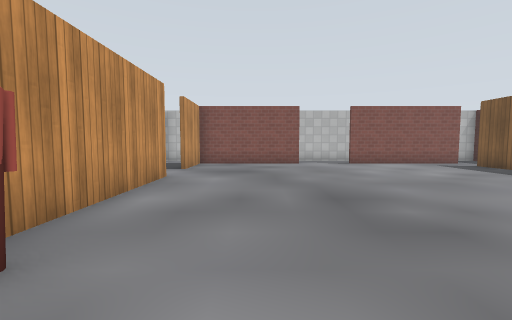
View 1 (above)

15 first-person views from a walk through a Gazebo world. The camera is 0.94 m above the floor, tilts 4° down and sees 90° across. The floor is counted in squares, 1 m on a side. Each view is taken from the middle of a square. On the plan, view 1 faces up. The plan holds only what a view shows up to about 10 squares ahead; the rest is blank. The place goes on beyond the plan. Gazebo's built-in surfaces are drawn with simple patterns. Some stock models are drawn as simple stand-ins.

View 2
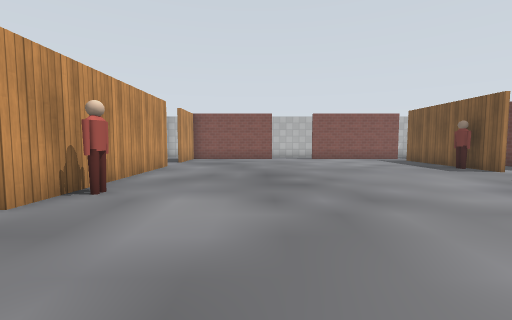

View 3
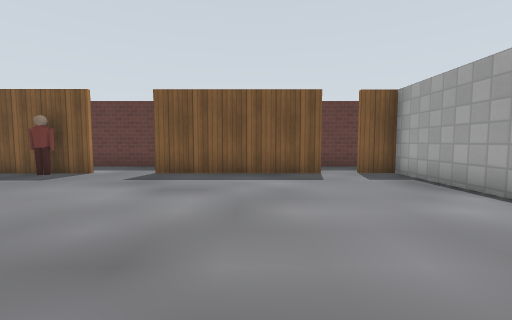

View 4
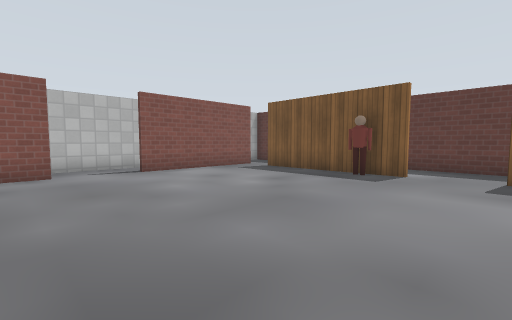

View 5
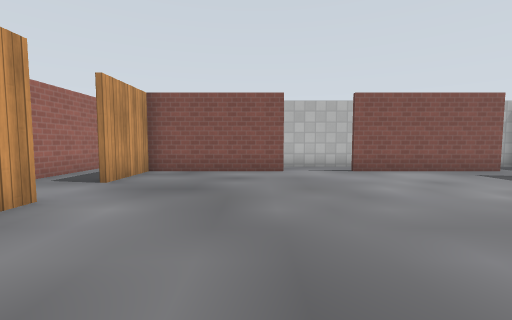

View 6
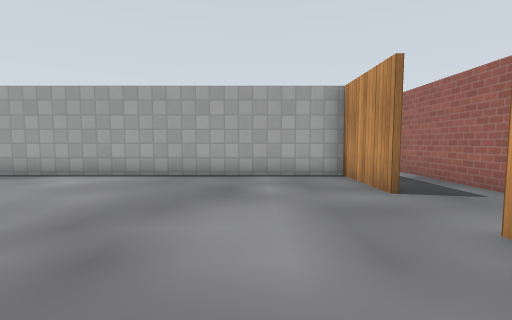

View 7
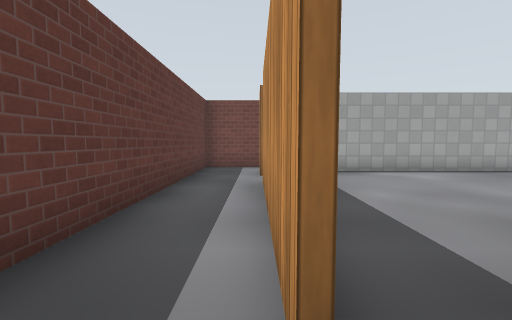

View 8
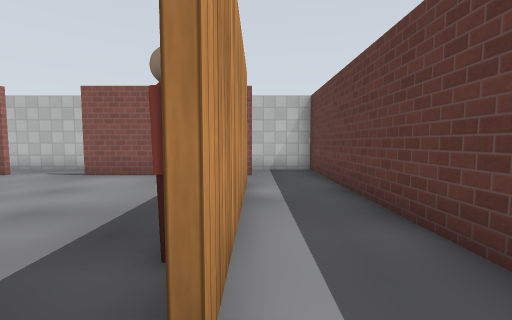

View 9
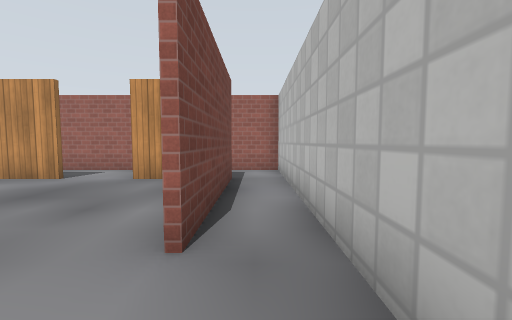

View 10
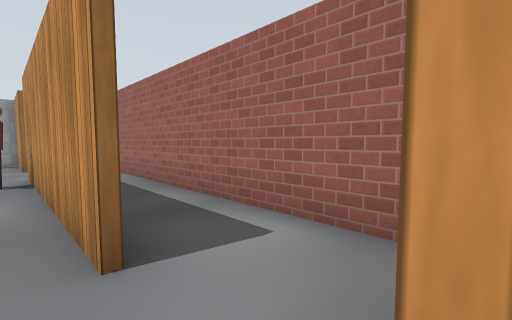

View 11
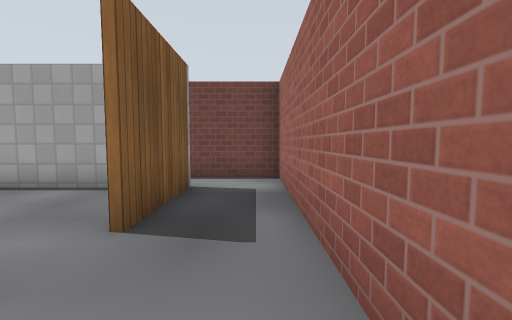

View 12
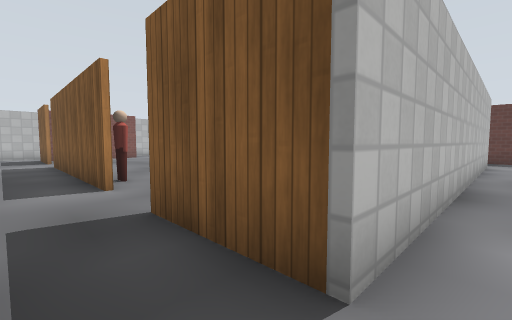

View 13
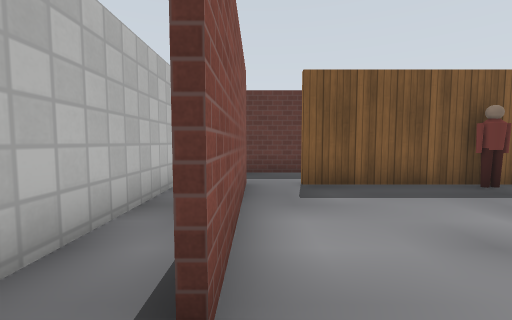

View 14
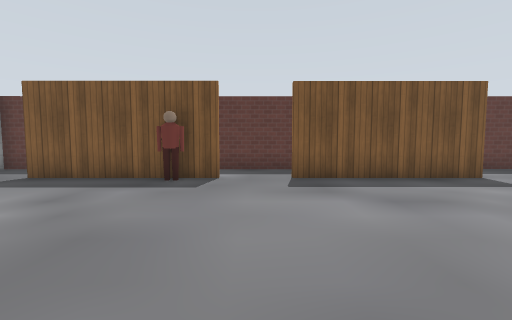

View 15
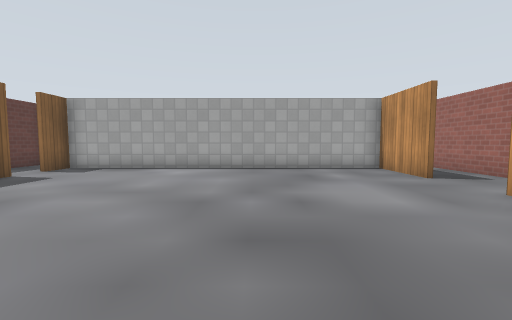

### Floor plan
Points are (right, up) in squares from view 1. A wall is a line through its corners. A room is listed if a view was taken in it or the views show most of it. See-through windows are left out.
Room 1 (views 1, 2, 3, 4, 5, 6, 9, 10, 13, 14, 15)
walls: (8.7, 4.9) (8.7, 10); (-2.5, 7) (-2.5, 0.4); (2, 11.2) (-2.5, 11.2) (-2.5, 8.8); (-2.5, -1.6) (-2.5, -4.2) (8.7, -4.2) (8.7, -3.1); (8.7, -2) (8.7, 3.1); (9, 11.2) (4.1, 11.2); (9.6, 12.7) (1.6, 12.7)
ways out: opening at (9, 4) to room 2; opening at (10, 12) to room 2; gap at (9, -2.5) to room 2; gap at (9, 10) to room 2; opening at (-3, -0.5) to room 3; opening at (-3, 7.5) to room 3; opening at (1, 12) to room 3
objects: person (-2, 2); person (8, 6)
Room 2 (views 7, 8)
walls: (8.8, 3.1) (8.8, -1.7); (8.8, 10) (8.8, 4.9); (8.8, -5.7) (10.9, -5.7) (10.8, 12.7) (9.6, 12.7)
ways out: opening at (9, 4) to room 1; opening at (10, 12) to room 1; gap at (9, -2.5) to room 1; gap at (9, 10) to room 1; opening at (10, -5) to room 4
Room 3 (view 11)
walls: (-2.6, 11.4) (2, 11.4); (-2.6, 0.4) (-2.6, 7); (1.6, 12.7) (-4.6, 12.7) (-4.6, -3.5); (-2.6, -3.5) (-2.6, -1.6)
ways out: opening at (-3, -0.5) to room 1; opening at (-3, 7.5) to room 1; opening at (1, 12) to room 1; opening at (-4, -3) to room 4
Room 4 (view 12)
walls: (-4.6, -3.5) (-4.6, -5.7) (-2.2, -5.7); (8.9, -4.4) (-2.6, -4.4) (-2.6, -3.5)
ways out: opening at (10, -5) to room 2; opening at (-4, -3) to room 3

Where each view was taken, in squares from view 1:
view 1: 0 up, 0 right, facing up
view 2: 3 down, 1 right, facing up
view 3: 0 up, 1 right, facing right
view 4: 3 up, 1 right, facing up-right
view 5: 3 up, 1 right, facing up
view 6: 3 up, 0 right, facing down
view 7: 4 up, 9 right, facing down
view 8: 4 up, 9 right, facing up
view 9: 12 up, 4 right, facing left
view 10: 9 up, 2 left, facing down-left
view 11: 1 up, 4 left, facing down
view 12: 5 down, 4 left, facing up-right
view 13: 11 up, 3 right, facing right
view 14: 4 up, 2 right, facing right
view 15: 5 up, 2 right, facing down
